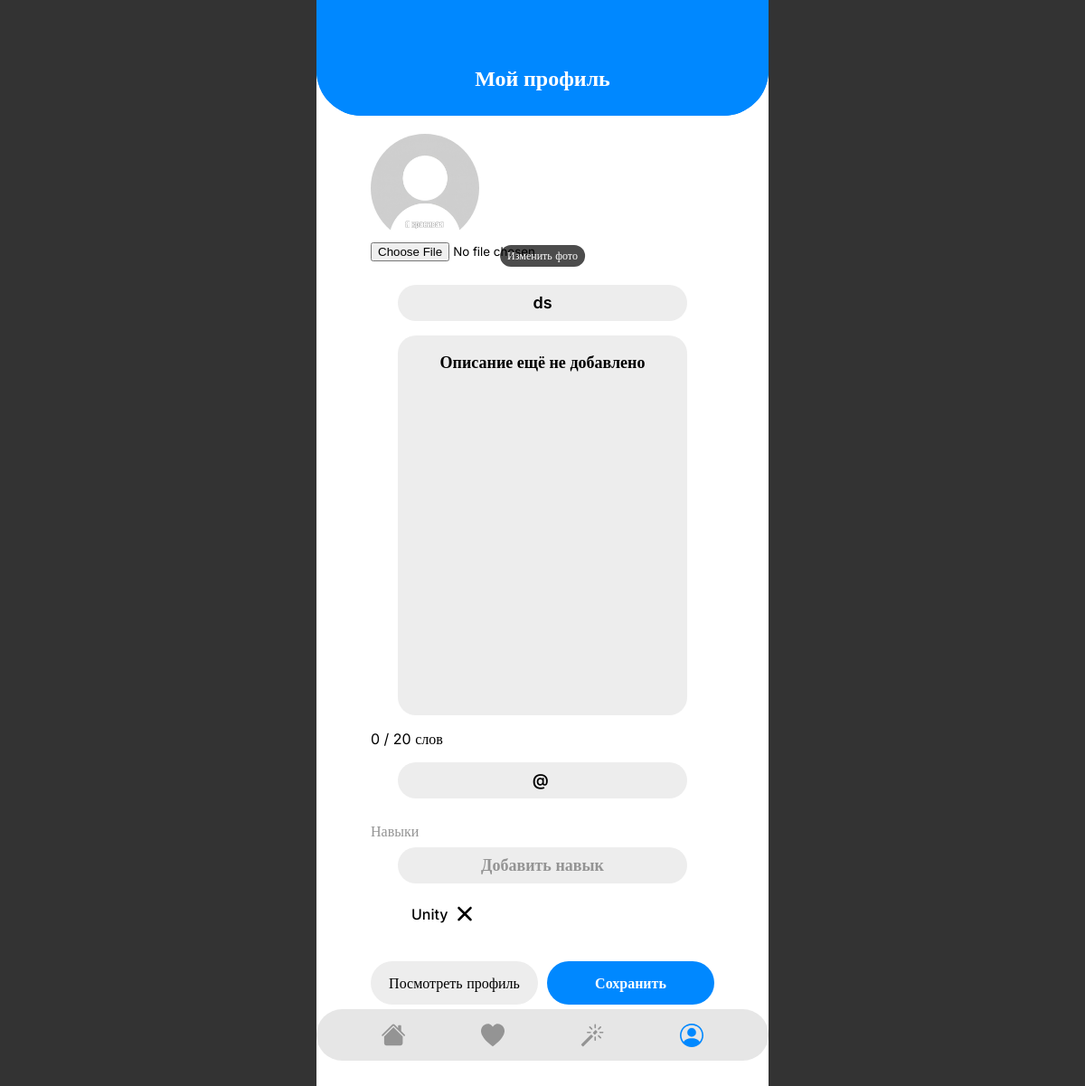
/profile/ (signed in), run on an earlier commit of the app's database.
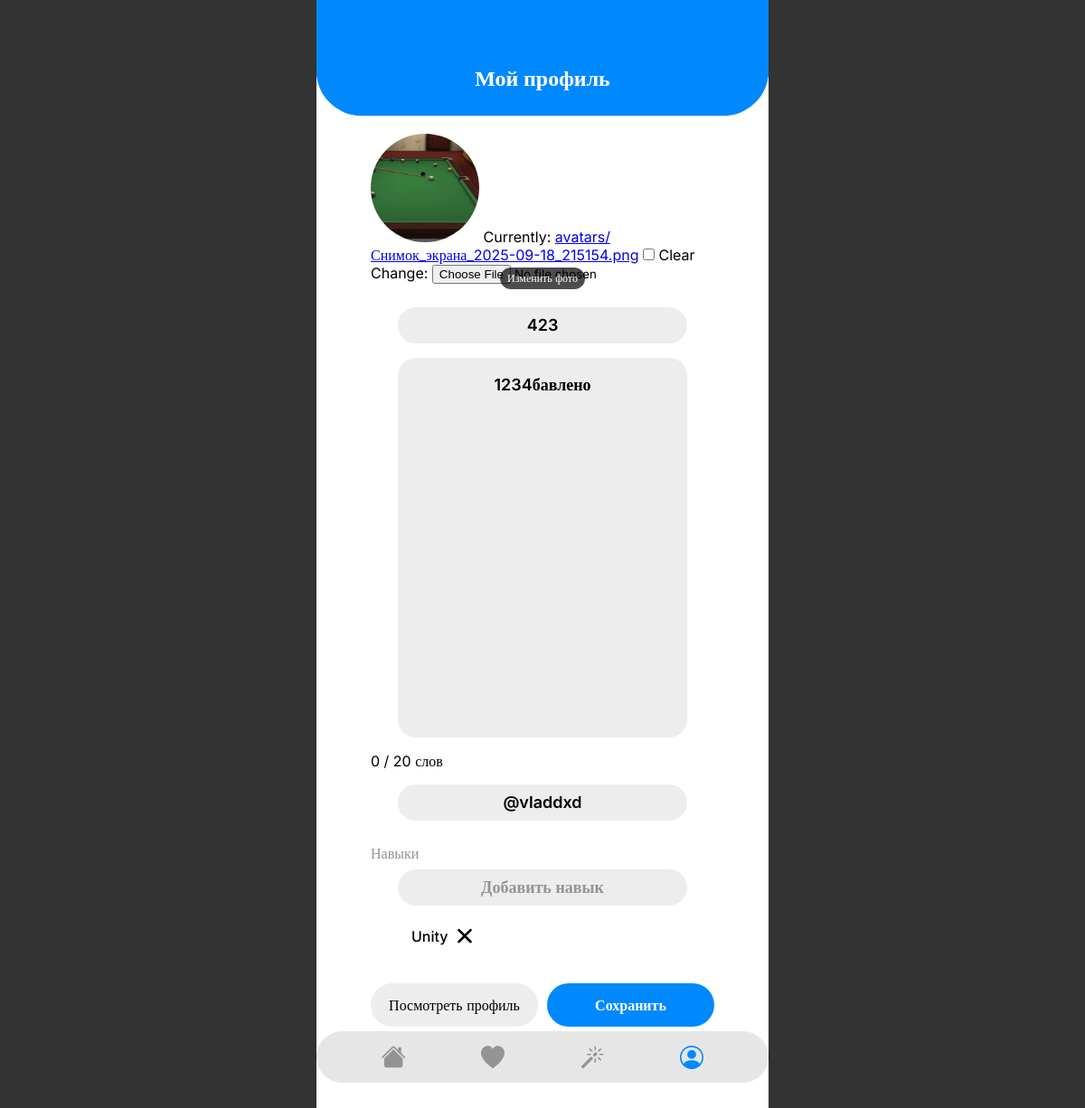
And on a later commit of the database.
### accounts/models.py (models this page shows, shortened)
class Profile(models.Model):
    user = models.OneToOneField(User, on_delete=models.CASCADE, related_name='profile')
    description = models.TextField(
        max_length=700,
        blank=True,
        default='Описание ещё не добавлено'
    )
    name = models.CharField(
        max_length=100
    )
    photo = models.ImageField(
        upload_to="avatars/",
        blank=True,
        null=True,
        validators=[
            FileExtensionValidator(
                allowed_extensions=["jpg", "jpeg", "png", "webp"]
            )
        ]
    )
    telegram = models.CharField(
        max_length=100,
        blank=False
    )
    skills = models.ManyToManyField(
        Skill,
        related_name='profiles',
        blank=True
    )
    slug = models.SlugField(
        max_length=120,
        unique=True,
        blank=True
    )

### accounts/views.py (the view)
# urls.py: path('profile/', views.profile, name='profile'),
@login_required
@profile_required
def profile(request):
    profile = request.user.profile
    print("PROFILE VIEW CALLED, METHOD =", request.method)
    if request.method == "POST":
        form = ProfileForm(request.POST, request.FILES, instance=profile)
        if form.is_valid():
            profile = form.save()
            skills_raw = request.POST.get("skills", "[]")
            skills_ids = json.loads(skills_raw)
            profile.skills.set(Skill.objects.filter(id__in=skills_ids))
            return redirect("profile")
        if not form.is_valid():
            print("FORM ERRORS:", form.errors)
    else:
        form = ProfileForm(instance=profile)
    return render(request, "profile.html", {
        "profile": profile,
        "form": form
    })

### accounts/forms.py (shortened to what this page needs)
class ProfileForm(forms.ModelForm):
    class Meta:
        model = Profile
        fields = ("name", "description", "telegram", "photo")
        widgets = {
            "name": forms.TextInput(attrs={
                "class": "reg-field-input",
                "placeholder": "Имя"
            }),
            "description": forms.Textarea(attrs={
                "class": "reg-field-input textarea",
                "id": "descriptionField",
                "placeholder": "О себе",
                "style": "border-radius: 20px;"
            }),
            "telegram": forms.TextInput(attrs={
                "class": "reg-field-input",
                "placeholder": "@telegram"
            }),
        }

### templates/profile.html (shortened to what this page needs)
{% extends "base.html" %}
{% load static %}
{% block content %}
<div class="app-header">
    <h2 class="focus-phrase">Мой профиль</h2>
</div>
<div class="profile-edit-container">
    <form method="POST" enctype="multipart/form-data" class="profile-edit-form">
        <div class="profile-avatar-edit">
            <label class="avatar-label">
                {% if profile.photo %}
                    <img src="{{ profile.photo.url }}" class="avatar-preview">
                {% else %}
                    <img src="{% static 'assets/images/123.jpg' %}" class="avatar-preview">
                {% endif %}
                <span class="avatar-change">Изменить фото</span>
                {{ form.photo }}
            </label>
        </div>
        {{ form.name }}
        {{ form.description }}
        <div id="wordCounterFixed">
            <span id="wordCount">0</span> / 20 слов
        </div>
        {{ form.telegram }}
        <div class="skills-edit-block">
            <p class="section-title">Навыки</p>
            <div class="skills-step">
                <input
                    type="text"
                    id="skillInput"
                    placeholder="Добавить навык"
                    class="reg-field-input"
                    autocomplete="off"
                >
                <ul id="skillsDropdown" class="skills-dropdown"></ul>
                <div id="selectedSkills" class="selected-skills" style="margin-top: 10px;">
                </div>
            </div>
        </div>
        <div class="profile-actions">
            <a href="{% url 'profile_detail' profile.slug %}" class="btn-secondary">
                Посмотреть профиль
            </a>
            <button type="submit" class="btn-primary">
                Сохранить
            </button>
        </div>
    </form>
</div>
{% endblock %}

### templates/base.html (shortened to what this page needs)
{% load static %}
<html lang="ru">
<head>
    <link rel="stylesheet" href="{% static 'css/style.css' %}">
</head>
<body>
<div class="content-wrapper">
    <header class="app-header">
        <form class="search-form" method="get" action="/">
        </form>
    </header>
    <main class="main-content">
        {% block content %}
        {% endblock %}
    </main>
    {% with request.resolver_match.url_name as current %}
    <nav class="nav-pill">
        <a href="{% url 'home' %}"
           class="nav-item {% if current == 'home' %}active{% endif %}">
        </a>
        <a href="{% url 'likes' %}"
           class="nav-item {% if current == 'likes' %}active{% endif %}">
        </a>
        <a href="{% url 'magic' %}"
           class="nav-item {% if current == 'magic' %}active{% endif %}">
        </a>
        <a href="{% url 'profile' %}"
           class="nav-item {% if current == 'profile' %}active{% endif %}">
        </a>
    </nav>
    {% endwith %}
</div>
</body>
</html>

### static/css/style.css (style rules this page uses)
* { margin: 0; padding: 0; box-sizing: border-box; font-family: "Inter", serif; }
:root { --white: #fff; --black: #000; --gray-light: #ededed; --gray-border: rgba(217, 217, 217, 0.65); --gray-text: #949494; --blue-prime: #0088FF; --header-height: 128px; --nav-height: 57px; --screen-width: 500px; --card-gap: 20px; }
body { background-color: #333; display: flex; justify-content: center; height: 100vh; }
.content-wrapper { width: 100%; max-width: var(--screen-width); height: 100vh; background: var(--white); position: relative; display: flex; overflow: hidden; }
.main-content { flex: 1; overflow-y: auto; -webkit-overflow-scrolling: touch; scrollbar-width: none; -ms-overflow-style: none; }
.main-content { flex: 1; overflow-y: auto; padding-top: var(--header-height); padding-bottom: calc(var(--nav-height) + 40px); -webkit-overflow-scrolling: touch; scrollbar-width: none; }
.app-header { position: fixed; top: 0; left: 50%; transform: translateX(-50%); width: 100%; max-width: var(--screen-width); height: var(--header-height); border-radius: 0 0 50px 50px; background: var(--blue-prime); z-index: 10; display: flex; align-items: center; padding: 13px 20px; }
.search-form { position: relative; top: 20px; width: 100%; }
.nav-pill { border-radius: 50px; padding: 13px 30px; position: fixed; bottom: 55px; left: 50%; transform: translateX(-50%); width: 90%; max-width: var(--screen-width); height: var(--nav-height); background: var(--gray-border); backdrop-filter: blur(4px); display: flex; justify-content: space-around; align-items: center; z-index: 10; }
.focus-phrase { display: flex; font-size: 24px; color: white; margin-left: auto; margin-right: auto; margin-top: 45px; }
.reg-field-input { font-size: 18px; font-weight: 600; width: 100%; max-width: 320px; height: 40px; margin-right: auto; margin-left: auto; text-align: center; border: transparent; background: var(--gray-light); border-radius: 50px; line-height: 40px; }
.reg-field-input::placeholder { font-size: 18px; color: var(--gray-text); }
.skills-step { position: relative; width: 100%; max-width: 320px; margin: 0 auto; display: flex; flex-direction: column; gap: 8px; }
.skills-dropdown { list-style: none; background: #ffffff; top: calc(100% + 10px); border-radius: 16px; margin-bottom: var(--header-height); padding: 6px; max-height: 150px; overflow-y: auto; display: flex; flex-wrap: wrap; position: absolute; width: 100%; z-index: 2000; transform: translateY(-6px); transition: max-height 0.25s ease, opacity 0.2s ease, transform 0.2s ease; pointer-events: auto; }
.selected-skills { display: flex; flex-wrap: wrap; gap: 8px; margin-top: 120px; position: relative; }
.profile-edit-container { max-width: 420px; margin: 0 auto; padding: 20px; overflow: visible; }
.profile-edit-form { display: flex; flex-direction: column; gap: 16px; }
.profile-avatar-edit { display: flex; justify-content: center; margin-bottom: 10px; }
.avatar-label { position: relative; cursor: pointer; }
.avatar-preview { width: 120px; height: 120px; border-radius: 50%; object-fit: cover; }
.avatar-change { position: absolute; bottom: -6px; left: 50%; transform: translateX(-50%); background: rgba(0,0,0,0.7); color: white; font-size: 12px; padding: 4px 8px; border-radius: 12px; }
.textarea { min-height: 40px; resize: none; overflow: hidden; padding: 10px; height: fit-content; }
.skills-edit-block { overflow: visible; margin-top: 10px; }
.section-title { margin-bottom: 8px; font-size: 16px; color: var(--gray-text); }
.profile-actions { display: flex; gap: 10px; margin-top: 20px; }
.btn-primary { flex: 1; background: var(--blue-prime); color: white; border: none; padding: 14px; border-radius: 30px; font-weight: 600; font-size: 16px; }
.btn-secondary { flex: 1; text-align: center; padding: 14px; border-radius: 30px; background: var(--gray-light); font-size: 16px; color: black; text-decoration: none; }
button { transition: transform 0.12s ease, box-shadow 0.12s ease, }

What changed in the data, as far as the page shows it:
changed Profile: photo: picture added; name "ds" → "423"; description "Описание ещё не добавлено" → "1234бавлено"; telegram "@" → "@vladdxd"
Also different on the page:
form field photo: (not shown) → "☐"
text now shown: "Currently: avatars/Снимок_экрана_2025-09-18_215154.png Clear Change:"
